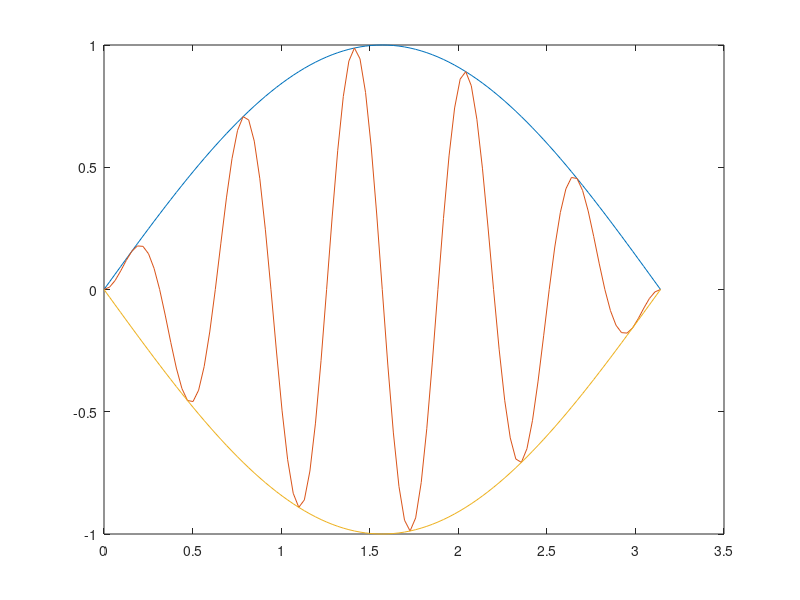

Write the MATLAB code that produced this figure.
clear;clc
x = -2:0.1:2;
y = x.^2.*sin(x.^2-x-2);
plot(x,y,'r*');
fplot(@(x)x.^2.*sin(x.^2-x-2),[-2,2],'gd');
%椭圆
theta = 0:pi/50:2*pi;
r = 1;
x = 2*r.*cos(theta);
y = 3*r.*sin(theta);
plot(x,y);
%空间曲线,曲面
t = 0:pi/50:2*pi;
x = sin(t);
y = cos(t);
z = cos(2.*t);
plot3(x,y,z,'rp');
[theta fai] = meshgrid(0:pi/50:2*pi,0:pi/50:pi/2);
x = 2.*sin(fai).*cos(theta);
y = 2.*sin(fai).*sin(theta);
z = 2.*cos(fai);
surf(x,y,z);
x = 0:pi/100:pi;
y1 = sin(x);
y2 = sin(x).*sin(10.*x);
y3 = -sin(x);
plot(x,y1);
hold on;
plot(x,y2);
hold on;
plot(x,y3);



